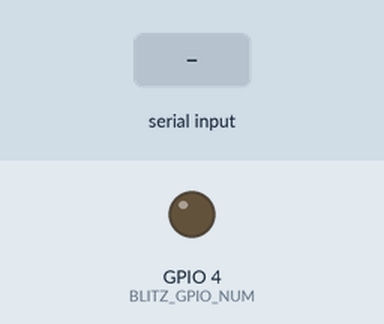
This sketch was run on a simulated ESP32. Shown: output pins drawn as LEDs (lit = HIGH). The inputs (shaded band) are chosen by the test bench. The camera gives no picture; what the sketch prints to the serial monitor is not drawn.

Above: at 1.5 s.
1.6 s: "FOTO B\n" received over Serial
At 1.75 s:
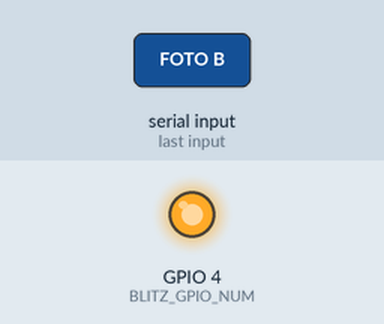
3.4 s: "1\n" received over Serial
Timing chart, 0 to 6.4 s (numbered marks = the images above; inputs shaded):
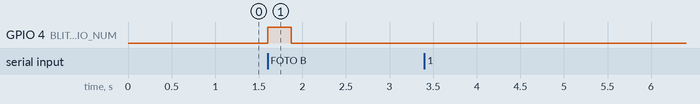

The sketch:

esp32cam.ino
```cpp
/*
  ESP32-CAM (AI-Thinker) als USB-Kamera für das Foto-Rätsel.

  Die Kamera hängt per USB-Seriell-Adapter am Mac, WLAN wird nicht benutzt.
  Protokoll (Textzeilen, mit \n abgeschlossen):

    Mac → Kamera   PING          Kamera → Mac   BEREIT
    Mac → Kamera   FOTO          Kamera → Mac   JPEG <bytes> <crc32 hex>\n  danach die JPEG-Bytes
    Mac → Kamera   FOTO B        dasselbe mit Blitz-LED
                                 bei Problemen  FEHLER <text>

  115200 Baud: höhere Raten kamen an diesem USB-Adapter verfälscht an (getestet bis 2 MBaud).
  Ein Foto braucht damit ca. 6–12 s für die Übertragung.

  Hochladen:  esp32cam/  →  pio run -t upload   (oder Arduino-IDE, Board "AI Thinker ESP32-CAM", PSRAM an)
*/
#include "esp_camera.h"

const uint32_t BAUD = 115200;
const int JPEG_QUALITAET = 14;      // 4..63, kleiner = besser, aber größer und langsamer über USB.
                                    // 14 reicht für das grobe Halftone-Raster (40 lpi) locker.

// Pinbelegung AI-Thinker ESP32-CAM
#define PWDN_GPIO_NUM 32
#define RESET_GPIO_NUM -1
#define XCLK_GPIO_NUM 0
#define SIOD_GPIO_NUM 26
#define SIOC_GPIO_NUM 27
#define Y9_GPIO_NUM 35
#define Y8_GPIO_NUM 34
#define Y7_GPIO_NUM 39
#define Y6_GPIO_NUM 36
#define Y5_GPIO_NUM 21
#define Y4_GPIO_NUM 19
#define Y3_GPIO_NUM 18
#define Y2_GPIO_NUM 5
#define VSYNC_GPIO_NUM 25
#define HREF_GPIO_NUM 23
#define PCLK_GPIO_NUM 22
#define BLITZ_GPIO_NUM 4

bool kameraOk = false;

uint32_t crc32(const uint8_t* d, size_t n) {  // wie zlib.crc32
  uint32_t c = 0xFFFFFFFF;
  while (n--) {
    c ^= *d++;
    for (int k = 0; k < 8; k++) c = (c >> 1) ^ (0xEDB88320 & -(c & 1));
  }
  return ~c;
}

bool kameraStarten() {
  camera_config_t c = {};
  c.ledc_channel = LEDC_CHANNEL_0;
  c.ledc_timer = LEDC_TIMER_0;
  c.pin_d0 = Y2_GPIO_NUM; c.pin_d1 = Y3_GPIO_NUM; c.pin_d2 = Y4_GPIO_NUM; c.pin_d3 = Y5_GPIO_NUM;
  c.pin_d4 = Y6_GPIO_NUM; c.pin_d5 = Y7_GPIO_NUM; c.pin_d6 = Y8_GPIO_NUM; c.pin_d7 = Y9_GPIO_NUM;
  c.pin_xclk = XCLK_GPIO_NUM; c.pin_pclk = PCLK_GPIO_NUM;
  c.pin_vsync = VSYNC_GPIO_NUM; c.pin_href = HREF_GPIO_NUM;
  c.pin_sccb_sda = SIOD_GPIO_NUM; c.pin_sccb_scl = SIOC_GPIO_NUM;
  c.pin_pwdn = PWDN_GPIO_NUM; c.pin_reset = RESET_GPIO_NUM;
  c.xclk_freq_hz = 20000000;
  c.pixel_format = PIXFORMAT_JPEG;
  c.frame_size = psramFound() ? FRAMESIZE_UXGA : FRAMESIZE_SVGA;  // 1600×1200 braucht PSRAM
  c.jpeg_quality = JPEG_QUALITAET;
  c.fb_count = psramFound() ? 2 : 1;
  c.fb_location = psramFound() ? CAMERA_FB_IN_PSRAM : CAMERA_FB_IN_DRAM;
  c.grab_mode = CAMERA_GRAB_LATEST;  // läuft durch → Belichtung ist beim Auslösen schon eingeregelt
  // Das Kameramodul springt nach dem Flashen gelegentlich nicht an → Modul aus/ein schalten, neu versuchen.
  for (int versuch = 0; versuch < 3; versuch++) {
    if (esp_camera_init(&c) == ESP_OK) {
      // Graustufen: das Rätsel ist ohnehin schwarz-weiß, die JPEGs werden kleiner (= schneller
      // über USB) und der typische Grünstich der OV2640 entfällt.
      esp_camera_sensor_get()->set_special_effect(esp_camera_sensor_get(), 2);
      return true;
    }
    esp_camera_deinit();
    pinMode(PWDN_GPIO_NUM, OUTPUT);
    digitalWrite(PWDN_GPIO_NUM, HIGH);
    delay(200);
    digitalWrite(PWDN_GPIO_NUM, LOW);
    delay(300);
  }
  return false;
}

void foto(bool blitz) {
  if (!kameraOk) { Serial.print("FEHLER Kamera nicht gestartet\n"); return; }
  if (blitz) { digitalWrite(BLITZ_GPIO_NUM, HIGH); delay(150); }
  camera_fb_t* fb = esp_camera_fb_get();  // ein Bild verwerfen: kann von vor dem Befehl stammen
  if (fb) esp_camera_fb_return(fb);
  fb = esp_camera_fb_get();
  if (blitz) digitalWrite(BLITZ_GPIO_NUM, LOW);
  if (!fb) { Serial.print("FEHLER kein Bild von der Kamera\n"); return; }
  Serial.printf("JPEG %u %08x\n", fb->len, crc32(fb->buf, fb->len));
  Serial.write(fb->buf, fb->len);
  Serial.flush();
  esp_camera_fb_return(fb);
}

void setup() {
  Serial.begin(BAUD);
  Serial.setTimeout(200);
  pinMode(BLITZ_GPIO_NUM, OUTPUT);
  digitalWrite(BLITZ_GPIO_NUM, LOW);
  kameraOk = kameraStarten();
  Serial.print(kameraOk ? "BEREIT\n" : "FEHLER Kamera nicht gestartet\n");
}

void loop() {
  if (!Serial.available()) { delay(2); return; }
  String cmd = Serial.readStringUntil('\n');
  cmd.trim();
  if (cmd == "PING") {
    if (!kameraOk) kameraOk = kameraStarten();
    Serial.print(kameraOk ? "BEREIT\n" : "FEHLER Kamera nicht gestartet\n");
  }
  else if (cmd == "FOTO") foto(false);
  else if (cmd == "FOTO B") foto(true);
  else if (cmd.length()) Serial.print("FEHLER unbekannter Befehl\n");
}
```

Measured:
- after the input at 1.6 s, GPIO 4 (BLITZ_GPIO_NUM): LOW → HIGH at once, → LOW 0.27 s later
- after the input at 3.4 s, every drawn part: stays the same
